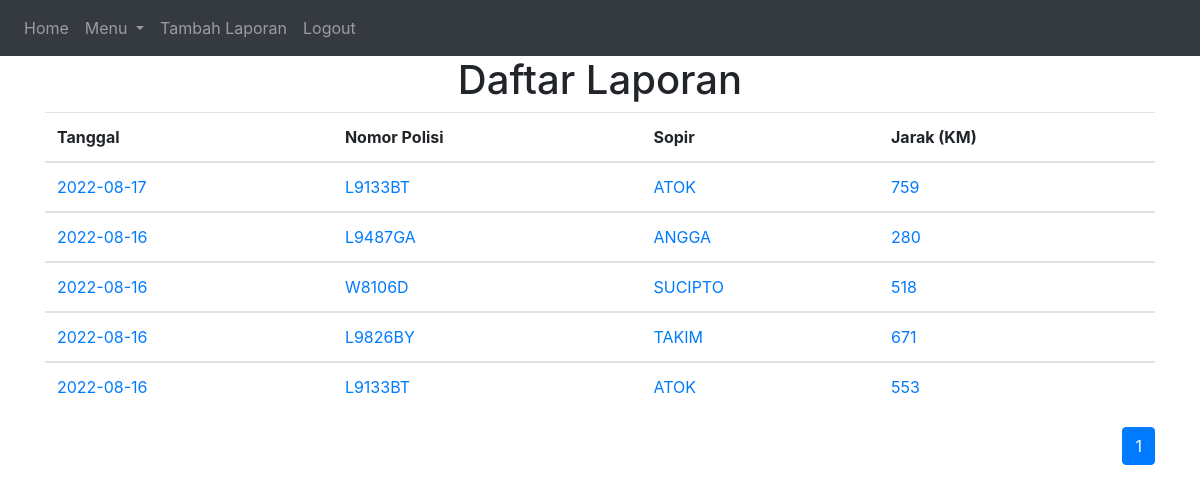
Page / (signed in) on the earlier database version.
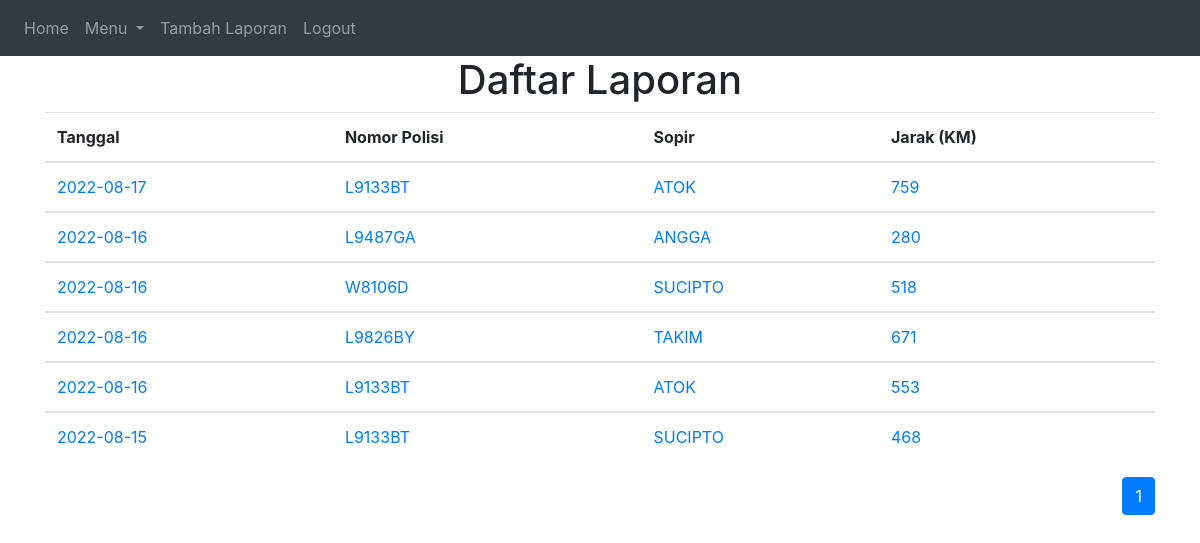
Same page on the later database version.
### website/models.py (models this page shows)
class Laporan(db.Model):
    id = db.Column(db.Integer, primary_key=True)
    tanggal = db.Column(db.Date())
    nopol = db.Column(db.String(100))
    sopir = db.Column(db.String(100))
    tujuan = db.Column(db.String(500))
    km_awal = db.Column(db.Integer)
    km_isi = db.Column(db.Integer)
    solar_awal = db.Column(db.Float)
    tujuan = db.Column(db.String(500))
    e_toll = db.Column(db.Integer)
    username = db.Column(db.String(150), db.ForeignKey('user.username'))

### website/views.py (the view)
@views.route('/', methods=['GET', 'POST'])
@login_required
def home():
    page = request.args.get('page', 1, type=int)
    list_laporan = Laporan.query.order_by(desc(Laporan.tanggal)).paginate(page = page, per_page=20)
    return render_template("home.html", user=current_user, laporan=list_laporan)

### website/__init__.py (called while the page is built)
def create_app():
    app = Flask(__name__)
    app.config['SECRET_KEY'] = '123123'
    app.config['SQLALCHEMY_DATABASE_URI'] = f'sqlite:///{DB_NAME}'
    app.config['MAX_CONTENT_LENGTH'] = 16 * 1024 * 1024
    db.init_app(app)
    from .views import views
    from .auth import auth
    app.register_blueprint(views, url_prefix='/')
    app.register_blueprint(auth, url_prefix='/')
    from .models import User, Laporan
    create_database(app)
    login_manager = LoginManager()
    login_manager.login_view = 'auth.login'
    login_manager.init_app(app)
    @login_manager.user_loader
    def load_user(id):
        return User.query.get(int(id))
    return app

### website/templates/home.html (shortened to what this page needs)
{% extends "base.html" %} {% block title %}App Laporan Truk{% endblock %}
    {% block content %}
    <h1 align="center">Daftar Laporan</h1>
    <ul class="list-group list-group-flush" id="aktivitas">
      <table class="table table-striped-columns">
        <thead>
          <tr>
            <th scope="col">Tanggal</th>
            <th scope="col">Nomor Polisi</th>
            <th scope="col">Sopir</th>
            <th scope="col">Jarak (KM)</th>
          </tr>
        </thead>
      {% for list in laporan.items %}
        <tbody>
          <tr>
            <td><a href="{{ url_for('views.laporan', id=list.id) }}" class="link-dark">{{ list.tanggal }}</a></td>
            <td><a href="{{ url_for('views.laporan', id=list.id) }}" class="link-dark">{{ list.nopol }}</a></td>
            <td><a href="{{ url_for('views.laporan', id=list.id) }}" class="link-dark">{{ list.sopir }}</a></td>
            <td><a href="{{ url_for('views.laporan', id=list.id) }}" class="link-dark">{{ list.km_isi-list.km_awal }}</a></td>
          </tr>
        </tbody>
      {% endfor %}
      </table>
      <nav aria-label="Page navigation example">
        <ul class="pagination justify-content-end">
          {% for page_num in laporan.iter_pages(left_edge=1, right_edge=1, left_current=1, right_current=2) %}
            {% if page_num %}
              {% if laporan.page == page_num %}
              <li class="page-item active"><a class="page-link" href="{{ url_for('views.home', page=page_num) }}">{{ page_num }}</a></li>
              {% else %}
              <li class="page-item"><a class="page-link" href="{{ url_for('views.home', page=page_num) }}">{{ page_num }}</a></li>
              {% endif %}
              {% else %}
              <li class="page-item"><a class="page-link" href="{{ url_for('views.home', page=page_num) }}">...</a></li>
            {% endif %}
          {% endfor %}
        </ul>
      </nav>
    {% endblock %}

### website/templates/base.html (shortened to what this page needs)
<!DOCTYPE html>
<html>
  <head>
    <link
      rel="stylesheet"
      href="https://stackpath.bootstrapcdn.com/bootstrap/4.4.1/css/bootstrap.min.css"
    />
    <link
      rel="stylesheet"
      href="https://stackpath.bootstrapcdn.com/font-awesome/4.7.0/css/font-awesome.min.css"
    />
  </head>
  <body>
    <nav class="navbar navbar-expand-lg navbar-dark bg-dark">
      <div class="collapse navbar-collapse" id="navbar">
        <div class="navbar-nav mr-auto">
          {% if user.is_authenticated %}
          <a class="nav-item nav-link" id="home" href="/">Home</a>
          <li class="nav-item dropdown">
            <a class="nav-link dropdown-toggle" href="#" id="navbarDropdown" role="button" data-toggle="dropdown" aria-haspopup="true" aria-expanded="false">
              Menu
            </a>
          </li>
          <a class="nav-item nav-link" id="add-laporan" href="/add-laporan">Tambah Laporan</a>
          <a class="nav-item nav-link" id="logout" href="/logout">Logout</a>
          {% else %}
          <a class="nav-item nav-link" id="login" href="/login">Login</a>
          {% endif %}
        </div>
      </div>
    </nav>
    <div class="container">{% block content %} {% endblock %}</div>
  </body>
</html>

Differences in the rows shown:
added Laporan: tanggal "2022-08-15", nopol "L9133BT", sopir "SUCIPTO", list.km_isi-list.km_awal "468"
